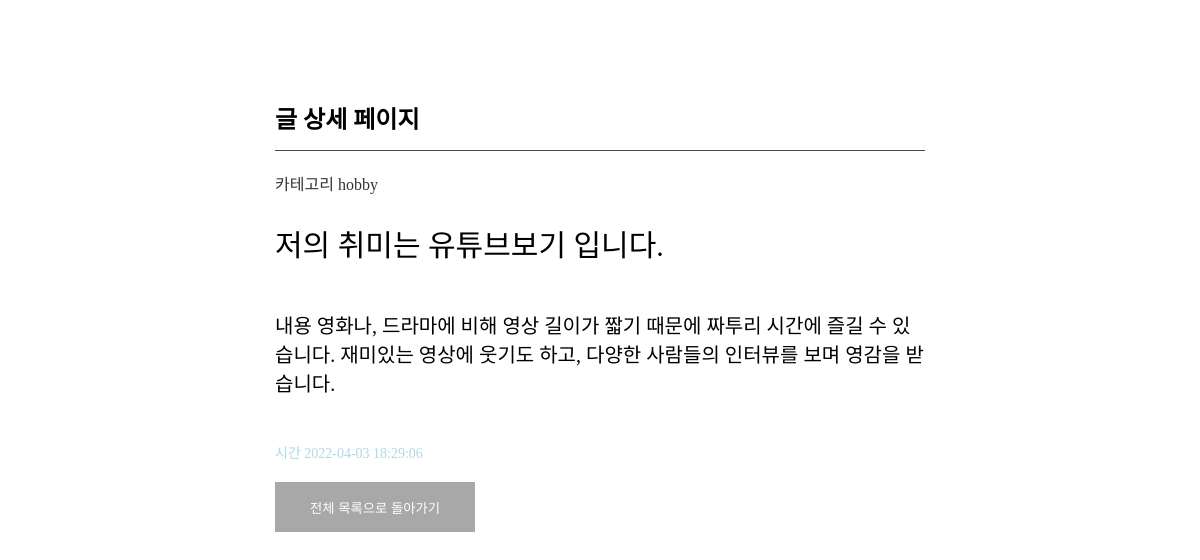
The app's page /detail/2 with its own data.
### blogApp/models.py (models this page shows)
class Article(models.Model):
    title = models.CharField(max_length=100)
    content = models.TextField()
    category = models.TextField(null=True, default='')
    date = models.TextField(null=True, default='')
    def __str__(self):
        return self.title

### blogApp/views.py (the view)
# urls.py: path('detail/<int:article_id>', views.detail, name='detail'),
def detail(request, article_id):
    article = Article.objects.get(id = article_id)
    print(article)
    return render(request, 'detail.html', {'article': article})

### blogApp/templates/detail.html (shortened to what this page needs)
{% load static %}
<!DOCTYPE html>
<html lang="ko">
<head>
    <link rel="stylesheet" type="text/css" href="{% static 'common.css' %}"></link>
</head>
<body>
    <div id="wrap">
        <div class="container">
            <h2 class="title">글 상세 페이지</h2>
            <div>
                <p class="sub-title">카테고리 {{article.category}}</p>
            </div>
            <div class="content-box">
                <p class="item-title">{{article.title}}</p>
            </div>
            <div class="content-box">
                <p class="item-content">내용 {{article.content}}</p>
            </div>
            <div class="content-box">
                <p class="item-date">시간 {{article.date}}</p>
            </div>
            <a href="{% url 'list' %}">
                <button class="back-list">
                    전체 목록으로 돌아가기
                </button>
            </a>
        </div>
    </div>
</body>
</html>

### blogApp/static/common.css (style rules this page uses)
html, body, div, span, applet, object, iframe, h1, h2, h3, h4, h5, h6, p, blockquote, pre, a, abbr, acronym, address, big, cite, code, del, dfn, em, img, ins, kbd, q, s, samp, small, strike, strong, sub, sup, tt, var, b, u, i, center, dl, dt, dd, ol, ul, li, fieldset, form, label, legend, table, caption, tbody, tfoot, thead, tr, th, td, article, aside, canvas, details, embed, figure, figcaption, footer, header, hgroup, menu, nav, output, ruby, section, summary, time, mark, audio, video { margin: 0; padding: 0; border: 0; }
a { text-decoration: none; color: #333333; }
#wrap { width: 650px; margin: 0 auto; padding-top: 100px; }
.title { height: 50px; border-bottom: 1px solid #4a4a4a; margin-bottom: 20px; }
.sub-title { height: 30px; color: #333333; }
.item-title { font-size: 30px; margin-bottom: 5px; font-weight: 400; }
.item-content { font-size: 20px; margin-bottom: 5px; }
.item-date, .item-category { font-size: 14px; font-weight: 100; }
.content-box { padding: 20px 0; }
.item-date { color: lightblue; font-weight: 500; margin-right: 10px; }
.back-list { display: block; background: rgb(168, 168, 168); color: #FFFFFF; width: 200px; height: 50px; border: none; }

### records on screen
Article: category "hobby", title "저의 취미는 유튜브보기 입니다.", content "영화나, 드라마에 비해 영상 길이가 짧기 때문에 짜투리 시간에 즐길 수 있습니다. 재미있는 영상에 웃기도 하고, 다양한 사람들의 인터뷰를 보며 영감을 받습니다.", date "2022-04-03 18:29:06"
